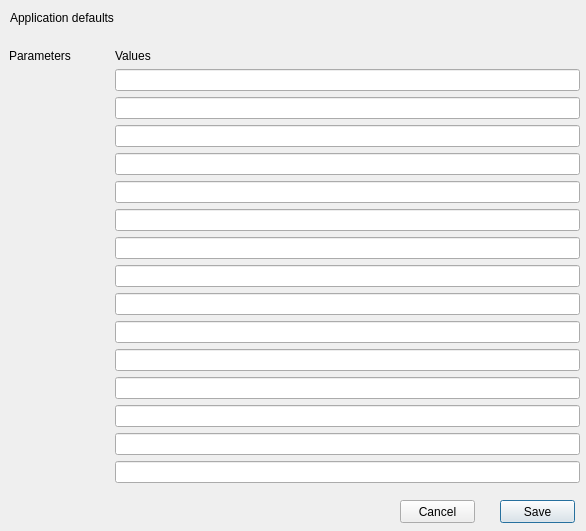
<?xml version="1.0" encoding="UTF-8"?>
<ui version="4.0">
 <class>defaultDlg</class>
 <widget class="QDialog" name="defaultDlg">
  <property name="geometry">
   <rect>
    <x>0</x>
    <y>0</y>
    <width>586</width>
    <height>531</height>
   </rect>
  </property>
  <property name="windowTitle">
   <string>Defaults</string>
  </property>
  <widget class="QWidget" name="formLayoutWidget">
   <property name="geometry">
    <rect>
     <x>9</x>
     <y>49</y>
     <width>571</width>
     <height>456</height>
    </rect>
   </property>
   <layout class="QFormLayout" name="formLayout">
    <property name="fieldGrowthPolicy">
     <enum>QFormLayout::AllNonFixedFieldsGrow</enum>
    </property>
    <item row="0" column="0">
     <widget class="QLabel" name="label_x">
      <property name="text">
       <string>Parameters</string>
      </property>
     </widget>
    </item>
    <item row="0" column="1">
     <widget class="QLabel" name="label_y">
      <property name="text">
       <string>Values</string>
      </property>
     </widget>
    </item>
    <item row="3" column="0">
     <widget class="QLabel" name="label_1">
      <property name="minimumSize">
       <size>
        <width>100</width>
        <height>0</height>
       </size>
      </property>
      <property name="font">
       <font>
        <pointsize>10</pointsize>
       </font>
      </property>
      <property name="text">
       <string/>
      </property>
     </widget>
    </item>
    <item row="3" column="1">
     <widget class="QLineEdit" name="lineEdit_1"/>
    </item>
    <item row="4" column="0">
     <widget class="QLabel" name="label_2">
      <property name="minimumSize">
       <size>
        <width>100</width>
        <height>0</height>
       </size>
      </property>
      <property name="font">
       <font>
        <pointsize>10</pointsize>
       </font>
      </property>
      <property name="text">
       <string/>
      </property>
     </widget>
    </item>
    <item row="4" column="1">
     <widget class="QLineEdit" name="lineEdit_2"/>
    </item>
    <item row="5" column="0">
     <widget class="QLabel" name="label_3">
      <property name="minimumSize">
       <size>
        <width>100</width>
        <height>0</height>
       </size>
      </property>
      <property name="font">
       <font>
        <pointsize>10</pointsize>
       </font>
      </property>
      <property name="text">
       <string/>
      </property>
     </widget>
    </item>
    <item row="5" column="1">
     <widget class="QLineEdit" name="lineEdit_3"/>
    </item>
    <item row="6" column="0">
     <widget class="QLabel" name="label_4">
      <property name="minimumSize">
       <size>
        <width>100</width>
        <height>0</height>
       </size>
      </property>
      <property name="font">
       <font>
        <pointsize>10</pointsize>
       </font>
      </property>
      <property name="text">
       <string/>
      </property>
     </widget>
    </item>
    <item row="6" column="1">
     <widget class="QLineEdit" name="lineEdit_4"/>
    </item>
    <item row="7" column="0">
     <widget class="QLabel" name="label_5">
      <property name="minimumSize">
       <size>
        <width>100</width>
        <height>0</height>
       </size>
      </property>
      <property name="font">
       <font>
        <pointsize>10</pointsize>
       </font>
      </property>
      <property name="text">
       <string/>
      </property>
     </widget>
    </item>
    <item row="7" column="1">
     <widget class="QLineEdit" name="lineEdit_5"/>
    </item>
    <item row="8" column="0">
     <widget class="QLabel" name="label_6">
      <property name="minimumSize">
       <size>
        <width>100</width>
        <height>0</height>
       </size>
      </property>
      <property name="font">
       <font>
        <pointsize>10</pointsize>
       </font>
      </property>
      <property name="text">
       <string/>
      </property>
     </widget>
    </item>
    <item row="8" column="1">
     <widget class="QLineEdit" name="lineEdit_6"/>
    </item>
    <item row="9" column="0">
     <widget class="QLabel" name="label_7">
      <property name="minimumSize">
       <size>
        <width>100</width>
        <height>0</height>
       </size>
      </property>
      <property name="font">
       <font>
        <pointsize>10</pointsize>
       </font>
      </property>
      <property name="text">
       <string/>
      </property>
     </widget>
    </item>
    <item row="9" column="1">
     <widget class="QLineEdit" name="lineEdit_7"/>
    </item>
    <item row="10" column="0">
     <widget class="QLabel" name="label_8">
      <property name="minimumSize">
       <size>
        <width>100</width>
        <height>0</height>
       </size>
      </property>
      <property name="font">
       <font>
        <pointsize>10</pointsize>
       </font>
      </property>
      <property name="text">
       <string/>
      </property>
     </widget>
    </item>
    <item row="10" column="1">
     <widget class="QLineEdit" name="lineEdit_8"/>
    </item>
    <item row="11" column="0">
     <widget class="QLabel" name="label_9">
      <property name="minimumSize">
       <size>
        <width>100</width>
        <height>0</height>
       </size>
      </property>
      <property name="font">
       <font>
        <pointsize>10</pointsize>
       </font>
      </property>
      <property name="text">
       <string/>
      </property>
     </widget>
    </item>
    <item row="11" column="1">
     <widget class="QLineEdit" name="lineEdit_9"/>
    </item>
    <item row="12" column="0">
     <widget class="QLabel" name="label_10">
      <property name="minimumSize">
       <size>
        <width>100</width>
        <height>0</height>
       </size>
      </property>
      <property name="font">
       <font>
        <pointsize>10</pointsize>
       </font>
      </property>
      <property name="text">
       <string/>
      </property>
     </widget>
    </item>
    <item row="12" column="1">
     <widget class="QLineEdit" name="lineEdit_10"/>
    </item>
    <item row="13" column="0">
     <widget class="QLabel" name="label_11">
      <property name="minimumSize">
       <size>
        <width>100</width>
        <height>0</height>
       </size>
      </property>
      <property name="font">
       <font>
        <pointsize>10</pointsize>
       </font>
      </property>
      <property name="text">
       <string/>
      </property>
     </widget>
    </item>
    <item row="13" column="1">
     <widget class="QLineEdit" name="lineEdit_11"/>
    </item>
    <item row="14" column="0">
     <widget class="QLabel" name="label_12">
      <property name="minimumSize">
       <size>
        <width>100</width>
        <height>0</height>
       </size>
      </property>
      <property name="font">
       <font>
        <pointsize>10</pointsize>
       </font>
      </property>
      <property name="text">
       <string/>
      </property>
     </widget>
    </item>
    <item row="14" column="1">
     <widget class="QLineEdit" name="lineEdit_12"/>
    </item>
    <item row="15" column="0">
     <widget class="QLabel" name="label_13">
      <property name="font">
       <font>
        <pointsize>10</pointsize>
       </font>
      </property>
      <property name="text">
       <string/>
      </property>
     </widget>
    </item>
    <item row="15" column="1">
     <widget class="QLineEdit" name="lineEdit_13"/>
    </item>
    <item row="16" column="0">
     <widget class="QLabel" name="label_14">
      <property name="font">
       <font>
        <pointsize>10</pointsize>
       </font>
      </property>
      <property name="text">
       <string/>
      </property>
     </widget>
    </item>
    <item row="16" column="1">
     <widget class="QLineEdit" name="lineEdit_14"/>
    </item>
    <item row="17" column="0">
     <widget class="QLabel" name="label_15">
      <property name="font">
       <font>
        <pointsize>10</pointsize>
       </font>
      </property>
      <property name="text">
       <string/>
      </property>
     </widget>
    </item>
    <item row="17" column="1">
     <widget class="QLineEdit" name="lineEdit_15"/>
    </item>
   </layout>
  </widget>
  <widget class="QLabel" name="label">
   <property name="geometry">
    <rect>
     <x>10</x>
     <y>10</y>
     <width>201</width>
     <height>16</height>
    </rect>
   </property>
   <property name="text">
    <string>Application defaults</string>
   </property>
  </widget>
  <widget class="QPushButton" name="saveBtn">
   <property name="geometry">
    <rect>
     <x>500</x>
     <y>500</y>
     <width>75</width>
     <height>23</height>
    </rect>
   </property>
   <property name="text">
    <string>Save</string>
   </property>
  </widget>
  <widget class="QPushButton" name="cancelBtn">
   <property name="geometry">
    <rect>
     <x>400</x>
     <y>500</y>
     <width>75</width>
     <height>23</height>
    </rect>
   </property>
   <property name="text">
    <string>Cancel</string>
   </property>
  </widget>
 </widget>
 <resources/>
 <connections/>
</ui>
